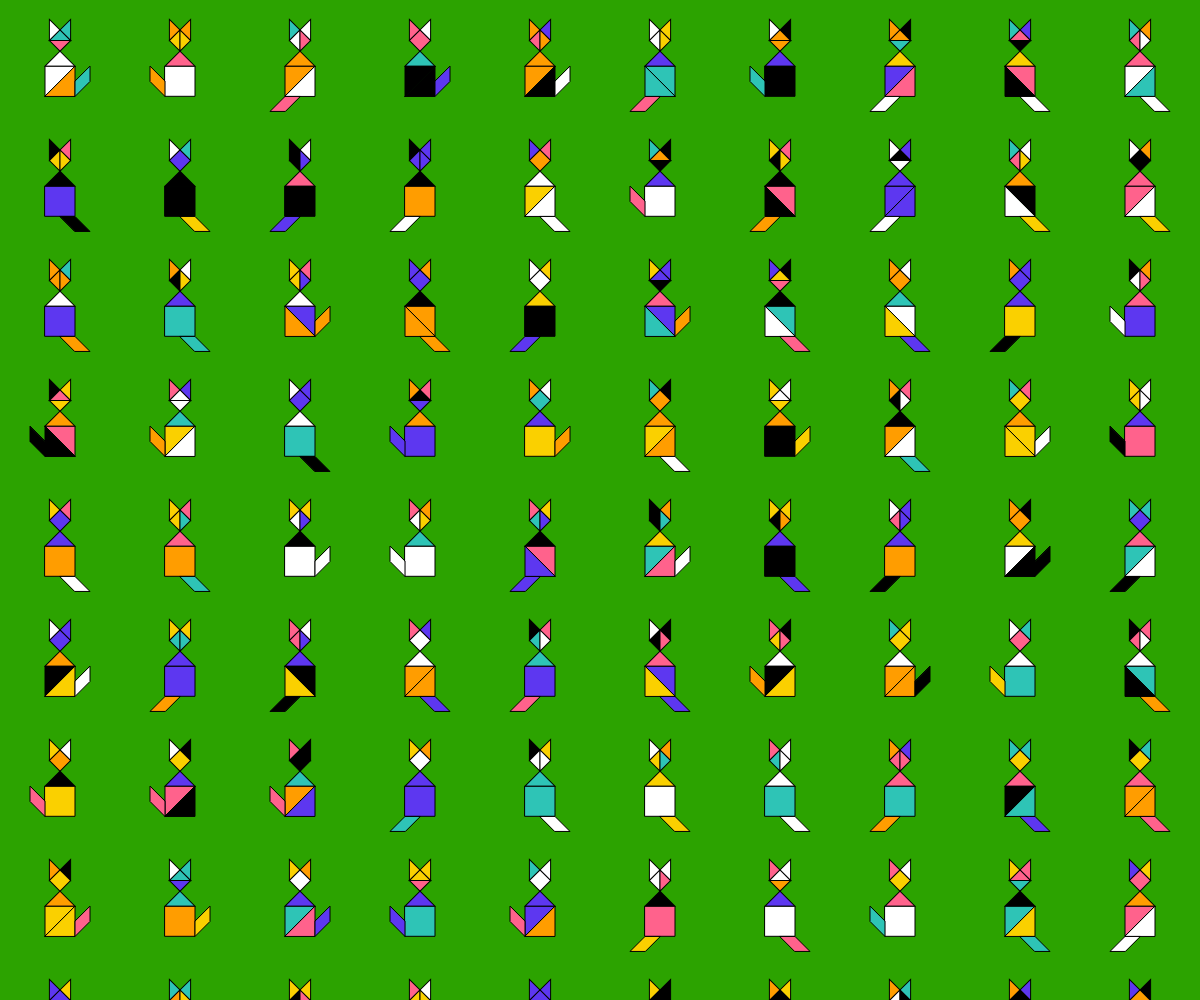
Frame 1 (no input)
Frame 60 (no input): identical to frame 1, image omitted
Frame 120 (the mouse pressed at the canvas centre since frame 60): identical to frame 1, image omitted

The p5.js sketch that drew this single still picture (run headless with seeded random() and noise() and a simulated clock; from frame 60 on, the mouse is pressed at the canvas centre):

// p5.js sketch
// ── sketch.js
/**
 * 210830 Tangram Cats
 * Started: 8/30/21
 * By: Oz Ramos
 * Twitter: https://twitter.com/thecodemedium
 * GitHub: https://github.com/codemedium
 * Personal website: https://codemedium.com
 *
 * 		 "Any sufficiently advanced technology is indistinguishable from magic"
 * 		 - Arthur C. Clarke
 *
 * Description: A collectiong of generative tangram cats
 */

/**
 * Color palettes
 */
// VSCode Shades of purple editor colors
bgColor = [0, 25, 60]
colors = ['#000000', '#ffffff', '#ff628c', '#FF9D00', '#fad000', '#2ca300', '#2EC4B6', '#5D37F0']
let r

/**
 * Sketch entry point
 */
function setup() {
  // Param args
  params = Object.assign({
    baseScale: 15
  }, getURLParams())
  
  angleMode(DEGREES)

	createCanvas(windowWidth, windowHeight)
  refresh()
}

/**
 * Main draw loop
 */
function draw() {
}

/**
 * Returns a color in colors
 */
function getColor (arr) {
  if (!arr) arr = colors
  return arr[Math.floor(random(arr.length))]
}

/**
 * Refresh the scene
 */
function refresh () {
  c = getColor()
  background(c)
  translate(params.baseScale * 4, params.baseScale * 5)

  for (let x = 0; x < ~~(width / (params.baseScale * 6)); x++) {
    for (let y = 0; y < ~~(height / (params.baseScale * 6)); y++) {
      push()
      translate(x * params.baseScale * 8, y * params.baseScale * 8)
      new Cat(1, c)
      pop()
    }
  }
}


/**
 * Create a cat
 */
class Cat {
  constructor (type, bg) {
    switch (type) {
      case 1:
        rectMode(CENTER)
        translate(0, 3 * -params.baseScale)
        
        // Ears
        new TriSm(0, 0, 135, bg)
        new TriSm(0, 0, -45, bg)
        
        // Face
        r = random()
        if (r < 1 / 3) {
          new SquareSm(0, sqrt(2) / 2, -45, bg)
        } else if (r < 2 /3) {
          new TriSm(0, 0, 45, bg)
          new TriSm(0, sqrt(2), 225, bg)
        } else {
          new TriSm(sqrt(2) / -2, sqrt(2) / 2, -45, bg)
          new TriSm(sqrt(2) / 2, sqrt(2) / 2, 135, bg)
        }
        
        // Neck
        new TriMd(0, sqrt(2), 45, bg)

        // Body
        r = random()
        if (r < 1 / 3) {
          new TriLg(-1, 2.42, 0, bg)
          new TriLg(1, 4.43, 180, bg)
        } else if (r < 2 / 3) {
          new TriLg(1, 2.42, 90, bg)
          new TriLg(-1, 4.43, -90, bg)
        } else {
          new SquareMd(0, 3.42, 0, bg)          
        }

        // Tail
        r = random()
        if (r < .25) {
          new ParaFlipped(0, 4.43, 0, bg)
        } else if (r < .5) {
          new Para(0, 4.43, 0, bg)
        } else if (r < .75) {
          new Para(2, 2.43, 90, bg)
        } else {
          new ParaFlipped(-2, 2.43, -90, bg)
        }
      break
    }
  }
}


/**
 * Triangles
 */
class TriSm {
  constructor (x, y, rot, bg) {
    let newColors = colors.filter(c => c !== bg)
    
    push()
    translate(x * params.baseScale, y * params.baseScale)
    rotate(rot)
    fill(getColor(newColors))
    triangle(0, params.baseScale, 0, 0, params.baseScale, 0)
    pop()
  }
}

class TriMd {
  constructor (x, y, rot, bg) {
    let newColors = colors.filter(c => c !== bg)
    
    push()
    translate(x * params.baseScale, y * params.baseScale)
    rotate(rot)
    fill(getColor(newColors))
    triangle(0, params.baseScale * sqrt(2), 0, 0, params.baseScale * sqrt(2), 0)
    pop()
  }
}

class TriLg {
  constructor (x, y, rot, bg) {
    let newColors = colors.filter(c => c !== bg)
    
    push()
    translate(x * params.baseScale, y * params.baseScale)
    rotate(rot)
    fill(getColor(newColors))
    triangle(0, params.baseScale * 2, 0, 0, params.baseScale * 2, 0)
    pop()
  }
}

/**
 * Squares
 */
class SquareSm {
  constructor (x, y, rot, bg) {
    let newColors = colors.filter(c => c !== bg)
    
    push()
    translate(x * params.baseScale, y * params.baseScale)
    rotate(rot)
    fill(getColor(newColors))
    rect(0, 0, params.baseScale, params.baseScale)
    pop()
  }
}

class SquareMd {
  constructor (x, y, rot, bg) {
    let newColors = colors.filter(c => c !== bg)
    
    push()
    translate(x * params.baseScale, y * params.baseScale)
    rotate(rot)
    fill(getColor(newColors))
    rect(0, 0, params.baseScale * 2, params.baseScale * 2)
    pop()
  }
}

class SquareLg {
  constructor () {}
}

/**
 * Parallelagrams
 */
class Para {
  constructor (x, y, rot, bg) {
    let newColors = colors.filter(c => c !== bg)
    
    push()
    translate(x * params.baseScale, y * params.baseScale)
    rotate(rot)
    fill(getColor(newColors))
    quad(
      0, 0,
      params.baseScale, 0,
      params.baseScale * 2, params.baseScale,
      params.baseScale, params.baseScale
    )
    pop()
  }
}
class ParaFlipped {
  constructor (x, y, rot, bg) {
    let newColors = colors.filter(c => c !== bg)
    
    push()
    translate(x * params.baseScale, y * params.baseScale)
    rotate(rot)
    fill(getColor(newColors))
    quad(
      0, 0,
      -params.baseScale, 0,
      -params.baseScale * 2, params.baseScale,
      -params.baseScale, params.baseScale
    )
    pop()
  }
}







/**
 * Handle keypressed across multiple files
 */
function keyPressed () {
  keypressFn.forEach(fn => fn())
}

/**
 * Split keypressed into multiple functions
 * - On my localhost I have another file to record the canvas into a video,
 *   but on OpenProcessing.org this file is not. Locally, the other file
 *   adds another function that starts recording if space is pressed
 * 
 * @see https://github.com/CodeMedium/subdivided-starships
 */
function mouseClicked () {
  refresh()
}
const keypressFn = [function () {
  refresh()
  switch (keyCode) {
    // Space
    case 32:
      break
    // 1
    case 49:
      break
    // 2
    case 50:
      break
    // 3
    case 51:
      break
    // 4
    case 52:
      break
    // 5
    case 53:
      break
  }
}]
